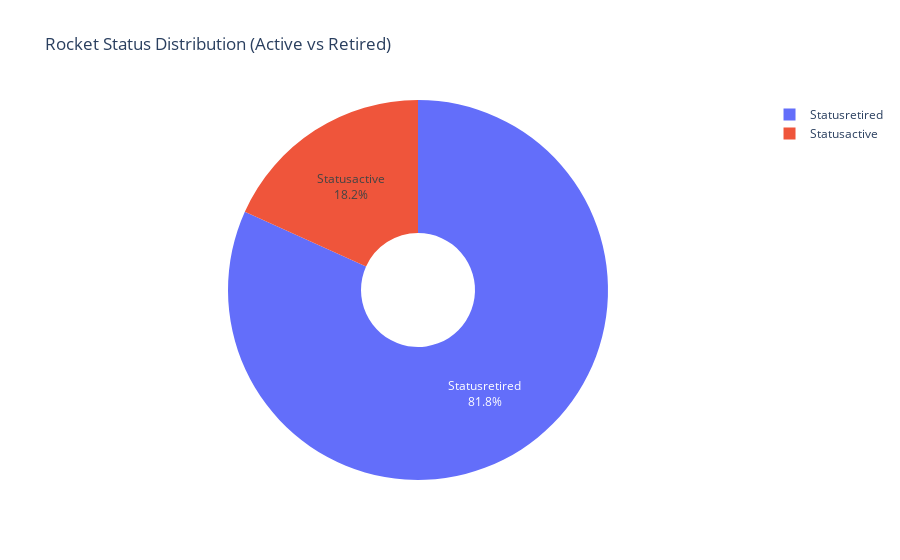

The code cell stored with this chart in its notebook:
### Code cell
rocket_status = df['Status_Rocket'].value_counts().reset_index(name='Count')
rocket_status = rocket_status.rename(columns={'index': 'Status_Rocket'})

fig5 = px.pie(
    rocket_status,
    names='Status_Rocket',
    values='Count',
    title='Rocket Status Distribution (Active vs Retired)',
    hole=0.3
)
fig5.update_traces(textinfo='percent+label')
fig5.show()

### Figure 1 — Plotly figure (JSON) as saved in the notebook; plotly's stock layout.template omitted (floating-point values rounded to 4 significant figures)
{"data": [{"domain": {"x": [0, 1], "y": [0, 1]}, "hole": 0.3, "hovertemplate": "Status_Rocket=%{label}<br>Count=%{value}<extra></extra>", "labels": ["Statusretired", "Statusactive"], "legendgroup": "", "name": "", "showlegend": true, "textinfo": "percent+label", "type": "pie", "values": [3432, 766]}], "layout": {"legend": {"tracegroupgap": 0}, "title": {"text": "Rocket Status Distribution (Active vs Retired)"}}}
